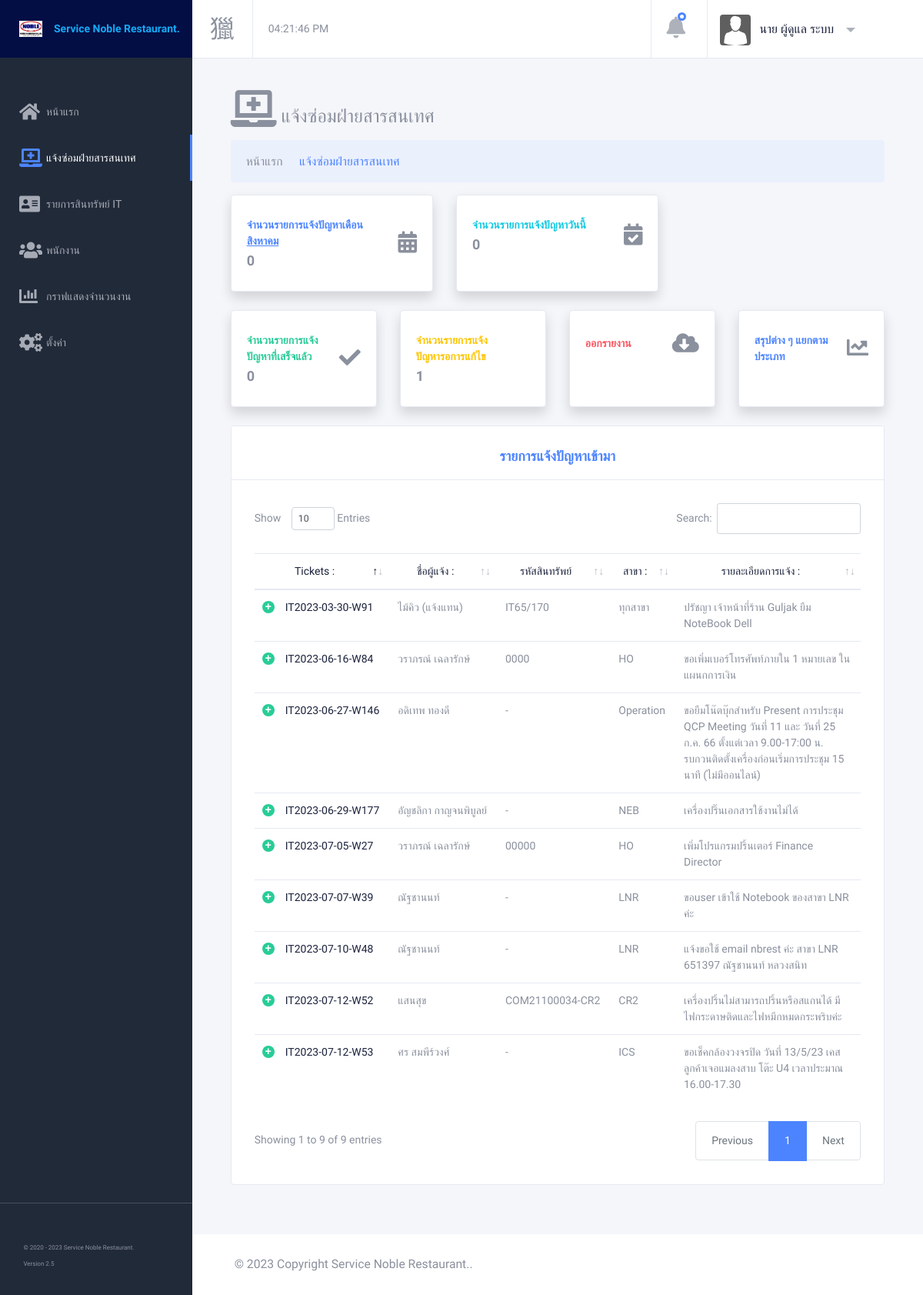
Page /app/index.php?p=service (signed in) on the committed database.
### tables this page shows
CREATE TABLE system_info (
  site_key char(32) NOT NULL,
  site_logo varchar(256) NOT NULL,
  site_favicon varchar(256) NOT NULL,
  site_name varchar(255) DEFAULT NULL,
  site_color_form varchar(255) DEFAULT NULL,
  site_color_name varchar(255) DEFAULT NULL,
  time_zone varchar(128) NOT NULL
);

CREATE TABLE menus (
  menu_key char(32) NOT NULL,
  menu_icon varchar(256) NOT NULL,
  menu_name varchar(128) NOT NULL COMMENT '<span class="pull-right"><span class="badge" id="card_count"></span></span>',
  menu_case varchar(128) NOT NULL,
  menu_link varchar(256) NOT NULL,
  menu_status tinyint(1) NOT NULL,
  menu_sorting int(11) NOT NULL,
  PRIMARY KEY (menu_key)
);

CREATE TABLE user (
  id int(11) NOT NULL AUTO_INCREMENT,
  user_key char(32) NOT NULL,
  name varchar(64) NOT NULL,
  lastname varchar(64) DEFAULT NULL,
  username varchar(64) NOT NULL,
  password varchar(32) NOT NULL DEFAULT '81dc9bdb52d04dc20036dbd8313ed055',
  user_photo varchar(128) NOT NULL DEFAULT 'noimg.jpg',
  user_class tinyint(1) NOT NULL DEFAULT 1 COMMENT '1=user,2=admin,3=super admin',
  user_status tinyint(1) NOT NULL DEFAULT 1,
  email varchar(128) DEFAULT NULL,
  data_time datetime NOT NULL DEFAULT current_timestamp() ON UPDATE current_timestamp(),
  PRIMARY KEY (id)
);

CREATE TABLE employee (
  card_key char(32) NOT NULL,
  title_name int(2) DEFAULT NULL,
  name varchar(150) DEFAULT NULL,
  lastname varchar(255) DEFAULT NULL,
  user_position varchar(100) DEFAULT NULL COMMENT 'ตำแหน่ง',
  user_department varchar(100) DEFAULT NULL COMMENT 'แผนก',
  department_id int(11) NOT NULL COMMENT 'บริษัทอิงจาก company',
  em_status int(2) NOT NULL DEFAULT 1 COMMENT '1 ปกติ 0 ลบ',
  date_create datetime NOT NULL DEFAULT current_timestamp() ON UPDATE current_timestamp(),
  PRIMARY KEY (card_key)
);

CREATE TABLE members_prefix (
  prefix_code int(3) unsigned NOT NULL AUTO_INCREMENT,
  prefix_key varchar(32) NOT NULL,
  prefix_title varchar(64) NOT NULL,
  prefix_status tinyint(1) NOT NULL,
  prefix_insert timestamp NOT NULL DEFAULT current_timestamp(),
  PRIMARY KEY (prefix_code)
);

CREATE TABLE problem_list (
  ID int(5) NOT NULL AUTO_INCREMENT,
  ticket varchar(100) DEFAULT NULL,
  department varchar(255) DEFAULT NULL,
  company varchar(10) DEFAULT NULL,
  user_key varchar(255) DEFAULT NULL,
  se_id int(5) DEFAULT NULL,
  se_li_id int(5) DEFAULT NULL,
  se_other text DEFAULT NULL,
  se_asset varchar(255) DEFAULT NULL,
  pic_before varchar(100) DEFAULT NULL,
  pic_after varchar(100) DEFAULT NULL,
  se_namecall varchar(100) DEFAULT NULL,
  se_approve varchar(255) DEFAULT NULL,
  se_location varchar(100) DEFAULT NULL,
  se_price varchar(100) DEFAULT NULL,
  card_status varchar(255) DEFAULT NULL,
  date date DEFAULT NULL,
  date_update date DEFAULT '0000-00-00',
  admin_update varchar(255) DEFAULT NULL,
  time_start time DEFAULT NULL,
  time_update time DEFAULT NULL,
  admin_edit varchar(100) DEFAULT NULL,
  edit_date_time datetime DEFAULT current_timestamp() ON UPDATE current_timestamp(),
  PRIMARY KEY (ID)
);

CREATE TABLE branch (
  id int(11) NOT NULL AUTO_INCREMENT,
  branch_name varchar(255) DEFAULT NULL COMMENT 'ชื่อสาขา',
  status int(1) NOT NULL DEFAULT 1 COMMENT '1 ปกติ 2 ไม่แสดง 0 ลบ',
  PRIMARY KEY (id)
);

### app/service/index.php (the view, shortened to what the rows shown need)
<?php $getmenus = $getdata->my_sql_query($connect, null, 'menus', "menu_status ='1' AND menu_case = '" . $_GET['p'] . "' AND menu_key != 'c6c8729b45d1fec563f8453c16ff03b8'"); ?>
<div class="row">
  <div class="col-lg-12">
    <h3 class="page-header"><?php echo '<i class="fas ' . $getmenus->menu_icon . ' fa-2x"></i> <span>' . $getmenus->menu_name . '</span>'; ?></h3>
  </div>
</div>
<nav aria-label="breadcrumb" class="mt-3 mb-3">
  <ol class="breadcrumb breadcrumb-inverse">
    <li class="breadcrumb-item">
      <a href="index.php">หน้าแรก</a>
    </li>
    <li class="breadcrumb-item active" aria-current="page"><?php echo '<span>' . $getmenus->menu_name . '</span>'; ?></li>
  </ol>
</nav>
<div class="row">
  <div class="col-xl-4 col-md-6 mb-4">
    <div class="card border-left-primary shadow h-100 py-2">
      <div class="card-body">
        <div class="row no-gutters align-items-center">
          <div class="col mr-2">
            <div class="text-md font-weight-bold text-primary text-uppercase mb-1">จำนวนรายการแจ้งปัญหาเดือน <u><?php echo @month(); ?></u></div>
            <div class="h5 mb-0 font-weight-bold text-gray-800"><?php @$getall = $getdata->my_sql_show_rows($connect, "problem_list", "ID <> 'hidden' AND (date LIKE '%" . date("Y-m") . "%' )");
                                                                echo @number_format($getall); ?></div>
          </div>
          <div class="col-auto">
            <i class="fas fa-calendar-alt fa-2x text-gray-300"></i>
          </div>
        </div>
      </div>
    </div>
  </div>
  <div class="col-xl-4 col-md-6 mb-4">
    <div class="card border-left-info shadow h-100 py-2">
      <div class="card-body">
        <div class="row no-gutters align-items-center">
          <div class="col mr-2">
            <div class="text-md font-weight-bold text-info text-uppercase mb-1">จำนวนรายการแจ้งปัญหาวันนี้</div>
            <div class="h5 mb-0 font-weight-bold text-gray-800"><?php @$getall = $getdata->my_sql_show_rows($connect, "problem_list", "ID <> 'hidden' AND (date LIKE '%" . date("Y-m-d") . "%' )");
                                                                echo @number_format($getall); ?></div>
          </div>
          <div class="col-auto">
            <i class="fas fa-calendar-check fa-2x text-gray-300"></i>
          </div>
        </div>
      </div>
    </div>
  </div>
</div>
<?php if ($_SESSION['uclass'] == 2 || $_SESSION['uclass'] == 3) { ?>
  <div class="row">
    <div class="col-xl-3 col-md-6 mb-4">
      <div class="card border-left-success shadow h-100 py-2">
        <div class="card-body">
          <div class="row no-gutters align-items-center">
            <div class="col mr-2">
              <div class="text-md font-weight-bold text-success text-uppercase mb-1">จำนวนรายการแจ้งปัญหาที่เสร็จแล้ว</div>
              <div class="h5 mb-0 font-weight-bold text-gray-800"><?php @$getall = $getdata->my_sql_show_rows($connect, "problem_list", "card_status IN ('2e34609794290a770cb0349119d78d21','2376b33c92767c1437421a99bbc7164f') AND (date LIKE '%" . date("Y-m") . "%' )");
                                                                  echo @number_format($getall); ?></div>
            </div>
            <div class="col-auto">
              <i class="fas fa-check fa-2x text-gray-300"></i>
            </div>
          </div>
        </div>
      </div>
    </div>
    <div class="col-xl-3 col-md-6 mb-4">
      <div class="card border-left-warning shadow h-100 py-2">
        <div class="card-body">
          <div class="row no-gutters align-items-center">
            <div class="col mr-2">
              <div class="text-md font-weight-bold text-warning text-uppercase mb-1">จำนวนรายการแจ้งปัญหารอการแก้ไข</div>
              <div class="h5 mb-0 font-weight-bold text-gray-800"><?php @$getwait = $getdata->my_sql_show_rows($connect, "problem_list", "card_status IS NULL");
                                                                  echo @number_format($getwait); ?></div>
            </div>
            <div class="col-auto">
            </div>
          </div>
        </div>
      </div>
    </div>
    <div class="col-xl-3 col-md-6 mb-4">
      <div class="card border-left-primary shadow h-100 py-2">
        <div class="card-body">
          <div class="row no-gutters align-items-center">
            <div class="col mr-2">
              <div class=" mb-0 font-weight-bold text-gray-800"><a href="?p=report_it" class="text-danger">ออกรายงาน</a></div>
            </div>
            <div class="col-auto">
              <i class="fas fa-cloud-download-alt fa-2x text-gray-300"></i>
            </div>
          </div>
        </div>
      </div>
    </div>
    <div class="col-xl-3 col-md-6 mb-4">
      <div class="card border-left-primary shadow h-100 py-2">
        <div class="card-body">
          <div class="row no-gutters align-items-center">
            <div class="col mr-2">
              <div class=" mb-0 font-weight-bold text-gray-800"><a href="?p=show_work" class="text-primary">สรุปต่าง ๆ แยกตามประเภท</a></div>
            </div>
            <div class="col-auto">
              <i class="fas fa-chart-line fa-2x text-gray-300"></i>
            </div>
          </div>
        </div>
      </div>
    </div>
  </div>
  <div class="card card-default md-4 showdow">
    <div class="card-header card-header-border-bottom justify-content-center">
      <h5 class="m-0 font-weight-bold text-center text-primary">รายการแจ้งปัญหาเข้ามา</h5>
    </div>
    <div class="card-body">
      <div class="responsive-data-table">
        <table id="responsive-data-table-summary" class="table dt-responsive nowrap hover" style="width:100%">
          <thead class="font-weight-bold text-center">
            <tr>
              <th>Tickets : </th>
              <th>ชื่อผู้แจ้ง : </th>
              <th>รหัสสินทรัพย์</th>
              <th>สาขา : </th>
              <th>รายละเอียดการแจ้ง : </th>
            </tr>
          </thead>
          <tbody>
            <?php
            $get_total = $getdata->my_sql_select($connect, NULL, "problem_list", "ID AND card_status NOT IN ('2e34609794290a770cb0349119d78d21','57995055c28df9e82476a54f852bd214','2376b33c92767c1437421a99bbc7164f') OR card_status IS NULL ORDER BY ticket DESC");
            while ($show_total = mysqli_fetch_object($get_total)) {
            ?>
              <tr>
                <td><?php echo @$show_total->ticket; ?></td>
                <td><?php echo $show_total->se_namecall; ?></td>
                <td>
                  <?php
                    $count = $getdata->my_sql_show_rows($connect, "card_info", "asset_code = '".$show_total->se_asset."'");
                    if($count >= '1'){
                      echo '<a href="?p=view_repair&key='.@$show_total->se_asset.'" target="_blank" title="ตรวจสอบ">'.@$show_total->se_asset.'</a>';
                    } else {
                      echo $show_total->se_asset;
                    }
                  ?>
                </td>
                <td><?php echo @prefixbranch($show_total->se_location); ?></td>
                <td style="white-space: revert;">
                  <?php echo $show_total->se_other; ?>
                </td>
              </tr>
            <?php
            }
            ?>
          </tbody>
        </table>
      </div>
    </div>
  </div>
<?php } ?>

### app/index.php (shortened to what the rows shown need)
<!DOCTYPE html>
<html>
<?php
require '../core/connect.core.php';
require '../core/functions.core.php';
$getdata = new clear_db();
$connect = $getdata->my_sql_connect(DB_HOST, DB_USERNAME, DB_PASSWORD, DB_NAME);
mysqli_set_charset($connect, 'utf8');
$userdata = $getdata->my_sql_query($connect, null, 'user', "user_key='" . $_SESSION['ukey'] . "'");
$system_info = $getdata->my_sql_query($connect, null, 'system_info', null);
?>
<!DOCTYPE html>
<html lang="en">
<head>
  <?php require '../core/header.php' ?>
</head>
<body class="header-fixed sidebar-fixed sidebar-dark header-light" id="body">
  <div class="wrapper">
    <aside class="left-sidebar bg-sidebar">
      <div id="sidebar" class="sidebar sidebar-with-footer">
        <div class="app-brand">
          <a href="#" title="<?php echo @$system_info->site_name; ?>">
            <img src="../resource/system/logo/<?php echo @$system_info->site_logo; ?>" width="30px" alt="><?php echo @$system_info->site_name; ?>" />
            <span class="brand-name text-truncate font-weight-bold" style="font-size: 14px; color: <?php echo $system_info->site_color_name; ?>"><?php echo @$system_info->site_name; ?></span>
          </a>
        </div>
        <div class="sidebar-scrollbar">
          <ul class="nav sidebar-inner" id="sidebar-menu">
            <?php
            $getmenus = $getdata->my_sql_select($connect, null, 'menus', "menu_status ='1' AND menu_key != 'c6c8729b45d1fec563f8453c16ff03b8' ORDER BY menu_sorting");
            while ($showmenus = mysqli_fetch_object($getmenus)) {
              if ($_GET['p'] == $showmenus->menu_case) {
                $show = '
<li class="has-sub active"> <a class="sidenav-item-link" href="' . $showmenus->menu_link . '">
<i class="fas ' . $showmenus->menu_icon . '"></i><span>' . $showmenus->menu_name . '</span></a>
</li>';
                echo @accessMenus($showmenus->menu_key, $_SESSION['ukey'], $show);
              } else {
                $show = '
                <li class="has-sub"> <a class="sidenav-item-link" href="' . $showmenus->menu_link . '">
                <i class="fas ' . $showmenus->menu_icon . '"></i><span>' . $showmenus->menu_name . '</span></a>
                </li>';
                echo @accessMenus($showmenus->menu_key, $_SESSION['ukey'], $show);
              }
            }
            ?>
          </ul>
        </div>
      </div>
    </aside>
    <div class="page-wrapper">
      <header class="main-header " id="header">
        <nav class="navbar navbar-static-top navbar-expand-lg">
          <div class="navbar-right ">
            <ul class="nav navbar-nav">
              <li class="dropdown user-menu">
                <button href="#" class="dropdown-toggle nav-link" data-toggle="dropdown">
                  <img src="../assets/img/user/noimg.jpg" class="user-image" alt="User Image" />
                  <span class="d-none d-lg-inline-block"><?php echo @getemployee($userdata->user_key); ?></span>
                </button>
              </li>
            </ul>
          </div>
        </nav>
      </header>
      <div class="content-wrapper">
        <div class="content">
          <?php
          $page = htmlspecialchars(@$_GET['p']);
          $listdata = $getdata->my_sql_query($connect, null, 'list', "cases='" . $page . "' AND case_status='1'");
          if ($listdata != null) {
            require $listdata->pages;
          } else {
            if ($_SESSION['uclass'] == 1 || $_SESSION['uclass'] == 2 || $_SESSION['uclass'] == 3) {
              require 'home.php';
            }
          }
          ?>
        </div>
      </div>
      <footer class="footer mt-auto">
        <div class="copyright bg-white">
          <p>
            &copy; <span id="copy-year"><?php echo date('Y'); ?></span> Copyright <?php echo @$system_info->site_name; ?>.
          </p>
        </div>
      </footer>
    </div>
  </div>
</body>
</html>

### rows in the picture
system_info: site_logo (picture), site_name "Service Noble Restaurant."
menus: menu_name "หน้าแรก"
menus: menu_name "แจ้งซ่อมฝ่ายสารสนเทศ"
menus: menu_name "รายการสินทรัพย์ IT"
menus: menu_name "พนักงาน"
menus: menu_name "กราฟแสดงจำนวนงาน"
menus: menu_name "ตั้งค่า"
user: user_key.lastname "นาย ผู้ดูแล ระบบ"
problem_list: ticket "IT2023-07-12-W53", se_namecall "ศร สมพีร์วงศ์", se_asset "-", se_location.branch_name "ICS", se_other "ขอเช็คกล้องวงจรปิด วันที่ 13/5/23 เคสลูกค้าเจอแมลงสาบ โต๊ะ U4 เวลาประมาณ 16.00-17.30"
problem_list: ticket "IT2023-07-12-W52", se_namecall "แสนสุข", se_asset "COM21100034-CR2", se_location.branch_name "CR2", se_other "เครื่องปริ้นไม่สามารถปริ้นหรือสแกนได้ มีไฟกระดาษติดและไฟหมึกหมดกระพริบค่ะ"
problem_list: ticket "IT2023-07-10-W48", se_namecall "ณัฐชานนท์", se_asset "-", se_location.branch_name "LNR", se_other "แจ้งขอใช้ email nbrest ค่ะ สาขา LNR 651397 ณัฐชานนท์ หลวงสนิท"
problem_list: ticket "IT2023-07-07-W39", se_namecall "ณัฐชานนท์", se_asset "-", se_location.branch_name "LNR", se_other "ขอuser เข้าใช้ Notebook ของสาขา LNR ค่ะ"
problem_list: ticket "IT2023-07-05-W27", se_namecall "วราภรณ์ เฉลารักษ์", se_asset "00000", se_location.branch_name "HO", se_other "เพิ่มโปรแกรมปริ้นเตอร์ Finance Director"
problem_list: ticket "IT2023-06-29-W177", se_namecall "อัญชลิกา กาญจนพิบูลย์", se_asset "-", se_location.branch_name "NEB", se_other "เครื่องปริ๊นเอกสารใช้งานไม่ได้"
problem_list: ticket "IT2023-06-27-W146", se_namecall "อดิเทพ ทองดี", se_asset "-", se_location.branch_name "Operation", se_other "ขอยืมโน๊ตบุ๊กสำหรับ Present การประชุม QCP Meeting วันที่ 11 และ วันที่ 25 ก.ค. 66 ตั้งแต่เวลา 9.00-17:00 น. รบกวนติดตั้งเครื่องก่อนเริ่มการประชุม 15 นาที (ไม่มีออนไลน์)"
problem_list: ticket "IT2023-06-16-W84", se_namecall "วราภรณ์ เฉลารักษ์", se_asset "0000", se_location.branch_name "HO", se_other "ขอเพิ่มเบอร์โทรศัพท์ภายใน 1 หมายเลข ในแผนกการเงิน"
problem_list: ticket "IT2023-03-30-W91", se_namecall "ไม้คิว (แจ้งแทน)", se_asset "IT65/170", se_location.branch_name "ทุกสาขา", se_other "ปรัชญา เจ้าหน้าที่ร้าน Guljak ยืม NoteBook Dell"
